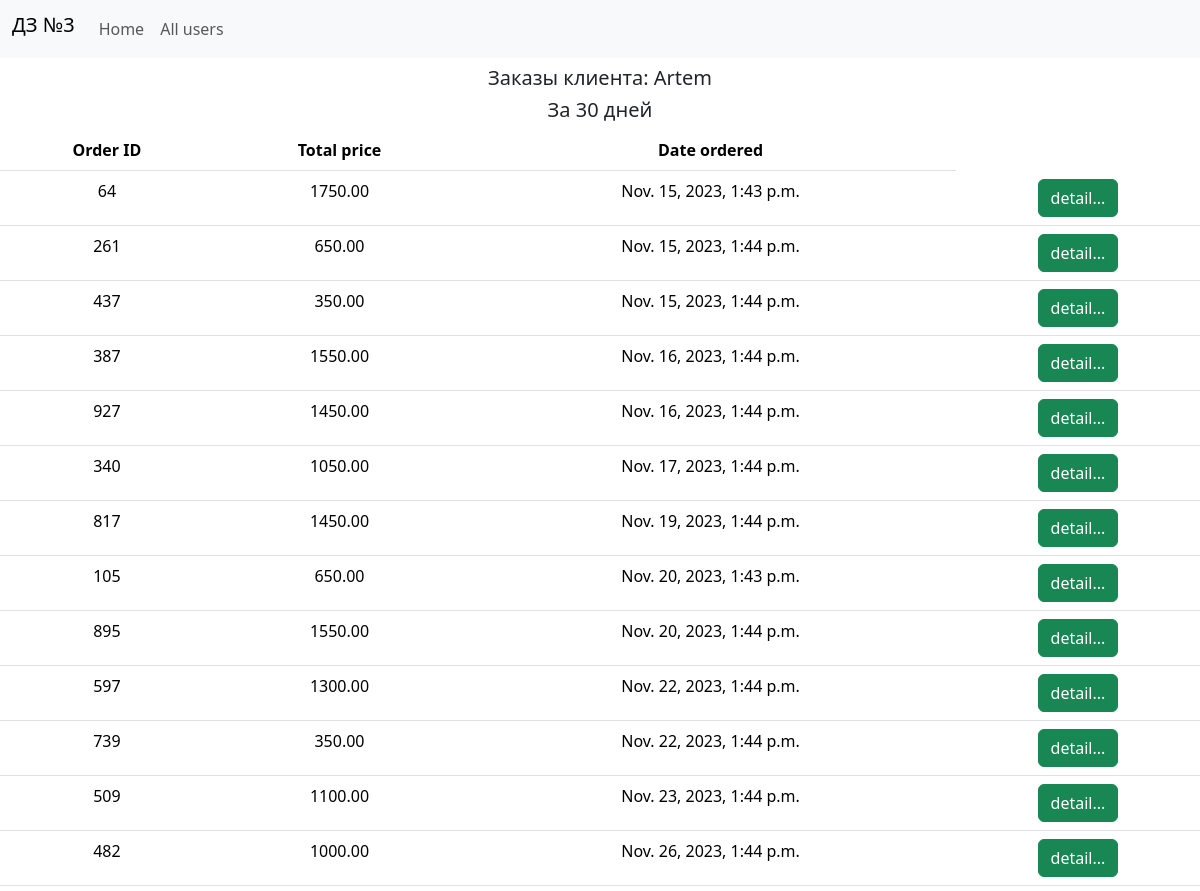
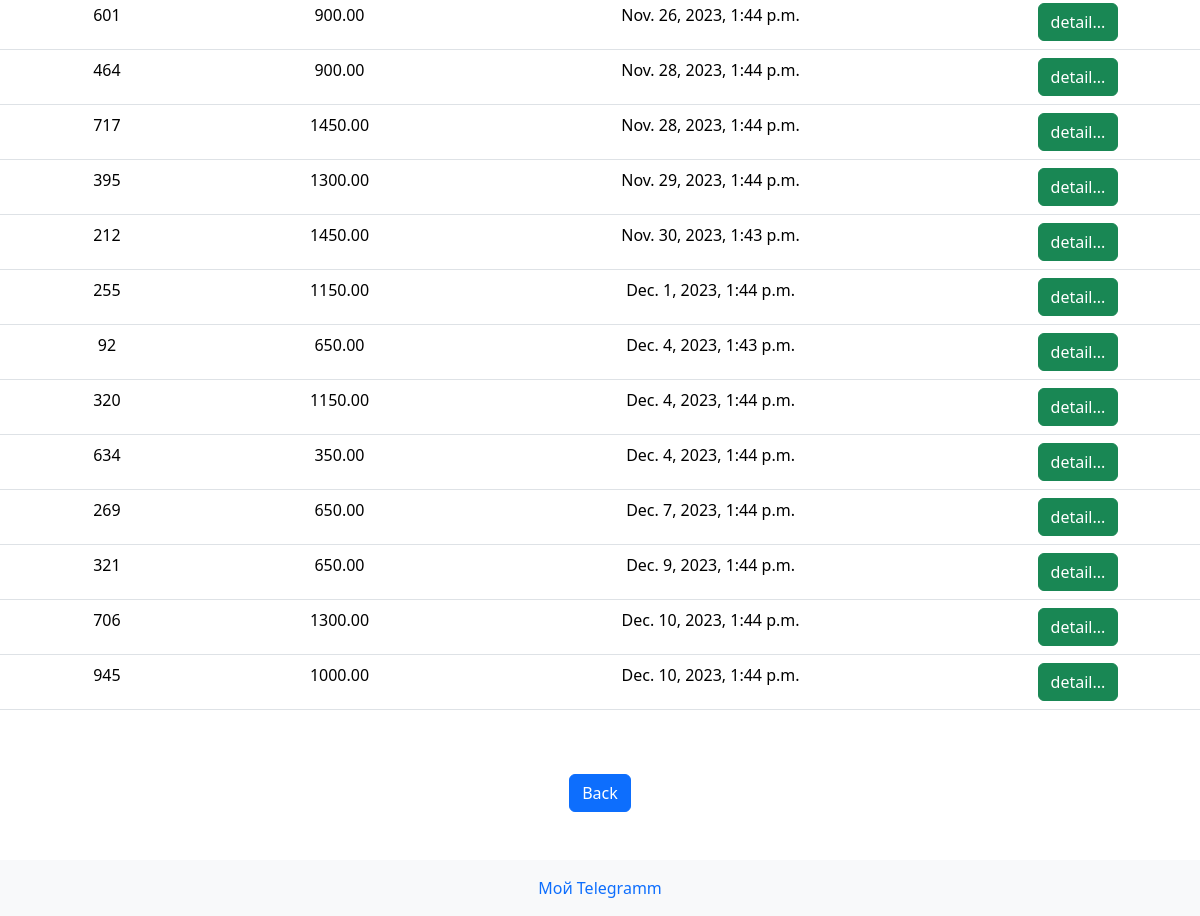
The page /index/client/1/order_month/ on the database its author committed (2 pictures, top to bottom).
### myapp3/models.py (models this page shows, shortened)
class User(models.Model):
    name = models.CharField(max_length=100)
    email = models.EmailField()
    phone_number = models.IntegerField()
    address = models.CharField(max_length=100)
    registration = models.DateField()

class Order(models.Model):
    customer = models.ForeignKey(User, on_delete=models.CASCADE)
    products = models.ManyToManyField(Product)
    total_price = models.DecimalField(max_digits=8, decimal_places=2)
    date_ordered = models.DateTimeField(auto_now_add=False)

### myapp3/views.py (the view)
# urls.py: path('client/<int:client_id>/order_month/', order_month, name='order_month'),
def order_month(request, client_id):
    client = get_object_or_404(User, pk=client_id)
    orders = Order.objects.filter(customer=client,
                                  date_ordered__gte=datetime.datetime.now() - timedelta(days=30)).order_by(
        'date_ordered')
    return render(request, 'myapp3/order_month.html', {'client': client, 'orders': orders})

### myapp3/templates/myapp3/order_month.html
{% extends 'base.html' %} {% block content %}
<div class="content text-center">
    <h5 class="mt-2 mb-2">Заказы клиента: {{ client.name }}</h5>
    <h5 class="mt-2 mb-2">За 30 дней</h5>
    <table class="table">
        <thead>
        <tr>
            <th scope="col">Order ID</th>
            <th scope="col">Total price</th>
            <th scope="col">Date ordered</th>
        </tr>
        </thead>
        {% for order in orders %}
        <tr>
            <td>{{ order.id }}</td>
            <td>{{ order.total_price }}</td>
            <td>{{ order.date_ordered }}</td>
            <td><a class="btn btn-success" href="{% url 'order_full' order.id %}" role="button">detail...</a></td>
        </tr>
        {% endfor %}
    </table>
    <a class="btn btn-primary mt-5 mb-5" href="/index/all_users" role="button">Back</a>
</div>
{% endblock %}

### templates/base.html (shortened to what this page needs)
<!DOCTYPE html>
<html lang="ru">
<head>
    <link href="https://cdn.jsdelivr.net/npm/bootstrap@5.3.2/dist/css/bootstrap.min.css" rel="stylesheet"
>
</head>
<body>
<nav class="navbar navbar-expand-lg bg-body-tertiary">
    <div class="container-fluid">
        <a class="navbar-brand h1" href="#">ДЗ №3</a>
                <div class="collapse navbar-collapse" id="navbarSupportedContent">
                    <ul class="navbar-nav me-auto mb-2 mb-lg-0">
                        <li class="nav-item">
                            <a class="nav-link" href="/index">Home</a>
                        </li>
                        <li class="nav-item">
                            <a class="nav-link" href="/index/all_users">All users</a>
                        </li>
                    </ul>
                </div>
    </div>
</nav>
{% block content %}
{% endblock %}
<footer class="bg-light text-center text-lg-start">
    <div class="text-center p-3 bg-body-tertiary">
        <a class="navbar-brand link-primary" href="https://t.me/ArtemTitov">Мой Telegramm</a>
    </div>
</footer>
</body>
</html>

### rows shown on the page
User: name "Artem"
Order: id "64", total_price "1750.00", date_ordered "Nov. 15, 2023, 1:43 p.m."
Order: id "261", total_price "650.00", date_ordered "Nov. 15, 2023, 1:44 p.m."
Order: id "437", total_price "350.00", date_ordered "Nov. 15, 2023, 1:44 p.m."
Order: id "387", total_price "1550.00", date_ordered "Nov. 16, 2023, 1:44 p.m."
Order: id "927", total_price "1450.00", date_ordered "Nov. 16, 2023, 1:44 p.m."
Order: id "340", total_price "1050.00", date_ordered "Nov. 17, 2023, 1:44 p.m."
Order: id "817", total_price "1450.00", date_ordered "Nov. 19, 2023, 1:44 p.m."
Order: id "105", total_price "650.00", date_ordered "Nov. 20, 2023, 1:43 p.m."
Order: id "895", total_price "1550.00", date_ordered "Nov. 20, 2023, 1:44 p.m."
Order: id "597", total_price "1300.00", date_ordered "Nov. 22, 2023, 1:44 p.m."
Order: id "739", total_price "350.00", date_ordered "Nov. 22, 2023, 1:44 p.m."
Order: id "509", total_price "1100.00", date_ordered "Nov. 23, 2023, 1:44 p.m."
Order: id "482", total_price "1000.00", date_ordered "Nov. 26, 2023, 1:44 p.m."
Order: id "601", total_price "900.00", date_ordered "Nov. 26, 2023, 1:44 p.m."
Order: id "464", total_price "900.00", date_ordered "Nov. 28, 2023, 1:44 p.m."
Order: id "717", total_price "1450.00", date_ordered "Nov. 28, 2023, 1:44 p.m."
Order: id "395", total_price "1300.00", date_ordered "Nov. 29, 2023, 1:44 p.m."
Order: id "212", total_price "1450.00", date_ordered "Nov. 30, 2023, 1:43 p.m."
Order: id "255", total_price "1150.00", date_ordered "Dec. 1, 2023, 1:44 p.m."
Order: id "92", total_price "650.00", date_ordered "Dec. 4, 2023, 1:43 p.m."
Order: id "320", total_price "1150.00", date_ordered "Dec. 4, 2023, 1:44 p.m."
Order: id "634", total_price "350.00", date_ordered "Dec. 4, 2023, 1:44 p.m."
Order: id "269", total_price "650.00", date_ordered "Dec. 7, 2023, 1:44 p.m."
Order: id "321", total_price "650.00", date_ordered "Dec. 9, 2023, 1:44 p.m."
Order: id "706", total_price "1300.00", date_ordered "Dec. 10, 2023, 1:44 p.m."
Order: id "945", total_price "1000.00", date_ordered "Dec. 10, 2023, 1:44 p.m."
